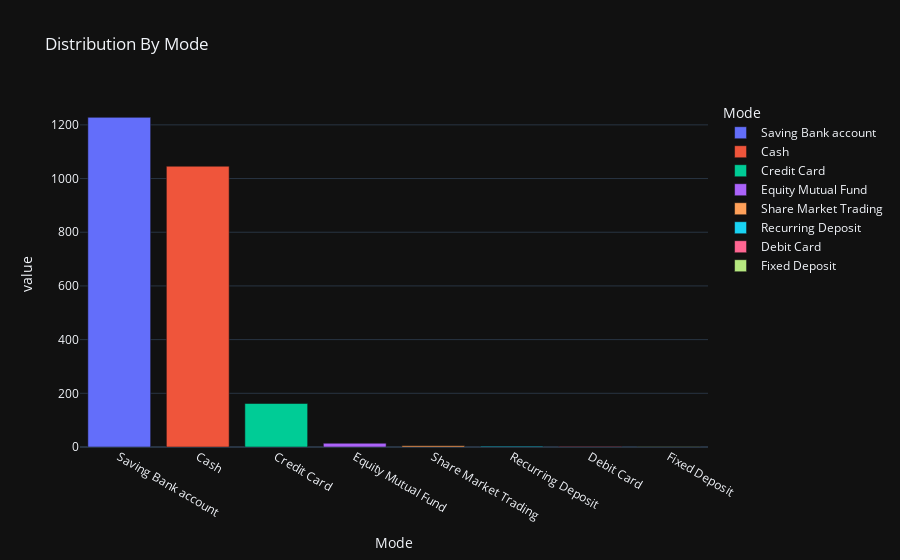

Notebook code cell kept with this figure:
### Code cell
#Déstribution par mode
data_mode=data['Mode'].value_counts()
fig=px.bar(data_frame=data_mode,
           title='Distribution By Mode',
           template='plotly_dark',
           color=data_mode.index)
fig.show()

### Figure 1 — Plotly figure (JSON) as saved in the notebook; plotly's stock layout.template omitted (floating-point values rounded to 4 significant figures)
{"data": [{"alignmentgroup": "True", "hovertemplate": "Mode=%{x}<br>value=%{y}<extra></extra>", "legendgroup": "Saving Bank account", "marker": {"color": "#636efa", "pattern": {"shape": ""}}, "name": "Saving Bank account", "offsetgroup": "Saving Bank account", "orientation": "v", "showlegend": true, "textposition": "auto", "type": "bar", "x": ["Saving Bank account"], "xaxis": "x", "y": [1228], "yaxis": "y"}, {"alignmentgroup": "True", "hovertemplate": "Mode=%{x}<br>value=%{y}<extra></extra>", "legendgroup": "Cash", "marker": {"color": "#EF553B", "pattern": {"shape": ""}}, "name": "Cash", "offsetgroup": "Cash", "orientation": "v", "showlegend": true, "textposition": "auto", "type": "bar", "x": ["Cash"], "xaxis": "x", "y": [1046], "yaxis": "y"}, {"alignmentgroup": "True", "hovertemplate": "Mode=%{x}<br>value=%{y}<extra></extra>", "legendgroup": "Credit Card", "marker": {"color": "#00cc96", "pattern": {"shape": ""}}, "name": "Credit Card", "offsetgroup": "Credit Card", "orientation": "v", "showlegend": true, "textposition": "auto", "type": "bar", "x": ["Credit Card"], "xaxis": "x", "y": [162], "yaxis": "y"}, {"alignmentgroup": "True", "hovertemplate": "Mode=%{x}<br>value=%{y}<extra></extra>", "legendgroup": "Equity Mutual Fund", "marker": {"color": "#ab63fa", "pattern": {"shape": ""}}, "name": "Equity Mutual Fund", "offsetgroup": "Equity Mutual Fund", "orientation": "v", "showlegend": true, "textposition": "auto", "type": "bar", "x": ["Equity Mutual Fund"], "xaxis": "x", "y": [14], "yaxis": "y"}, {"alignmentgroup": "True", "hovertemplate": "Mode=%{x}<br>value=%{y}<extra></extra>", "legendgroup": "Share Market Trading", "marker": {"color": "#FFA15A", "pattern": {"shape": ""}}, "name": "Share Market Trading", "offsetgroup": "Share Market Trading", "orientation": "v", "showlegend": true, "textposition": "auto", "type": "bar", "x": ["Share Market Trading"], "xaxis": "x", "y": [5], "yaxis": "y"}, {"alignmentgroup": "True", "hovertemplate": "Mode=%{x}<br>value=%{y}<extra></extra>", "legendgroup": "Recurring Deposit", "marker": {"color": "#19d3f3", "pattern": {"shape": ""}}, "name": "Recurring Deposit", "offsetgroup": "Recurring Deposit", "orientation": "v", "showlegend": true, "textposition": "auto", "type": "bar", "x": ["Recurring Deposit"], "xaxis": "x", "y": [3], "yaxis": "y"}, {"alignmentgroup": "True", "hovertemplate": "Mode=%{x}<br>value=%{y}<extra></extra>", "legendgroup": "Debit Card", "marker": {"color": "#FF6692", "pattern": {"shape": ""}}, "name": "Debit Card", "offsetgroup": "Debit Card", "orientation": "v", "showlegend": true, "textposition": "auto", "type": "bar", "x": ["Debit Card"], "xaxis": "x", "y": [2], "yaxis": "y"}, {"alignmentgroup": "True", "hovertemplate": "Mode=%{x}<br>value=%{y}<extra></extra>", "legendgroup": "Fixed Deposit", "marker": {"color": "#B6E880", "pattern": {"shape": ""}}, "name": "Fixed Deposit", "offsetgroup": "Fixed Deposit", "orientation": "v", "showlegend": true, "textposition": "auto", "type": "bar", "x": ["Fixed Deposit"], "xaxis": "x", "y": [1], "yaxis": "y"}], "layout": {"barmode": "relative", "legend": {"title": {"text": "Mode"}, "tracegroupgap": 0}, "title": {"text": "Distribution By Mode"}, "xaxis": {"anchor": "y", "categoryarray": ["Saving Bank account", "Cash", "Credit Card", "Equity Mutual Fund", "Share Market Trading", "Recurring Deposit", "Debit Card", "Fixed Deposit"], "categoryorder": "array", "domain": [0, 1], "title": {"text": "Mode"}}, "yaxis": {"anchor": "x", "domain": [0, 1], "title": {"text": "value"}}}}
